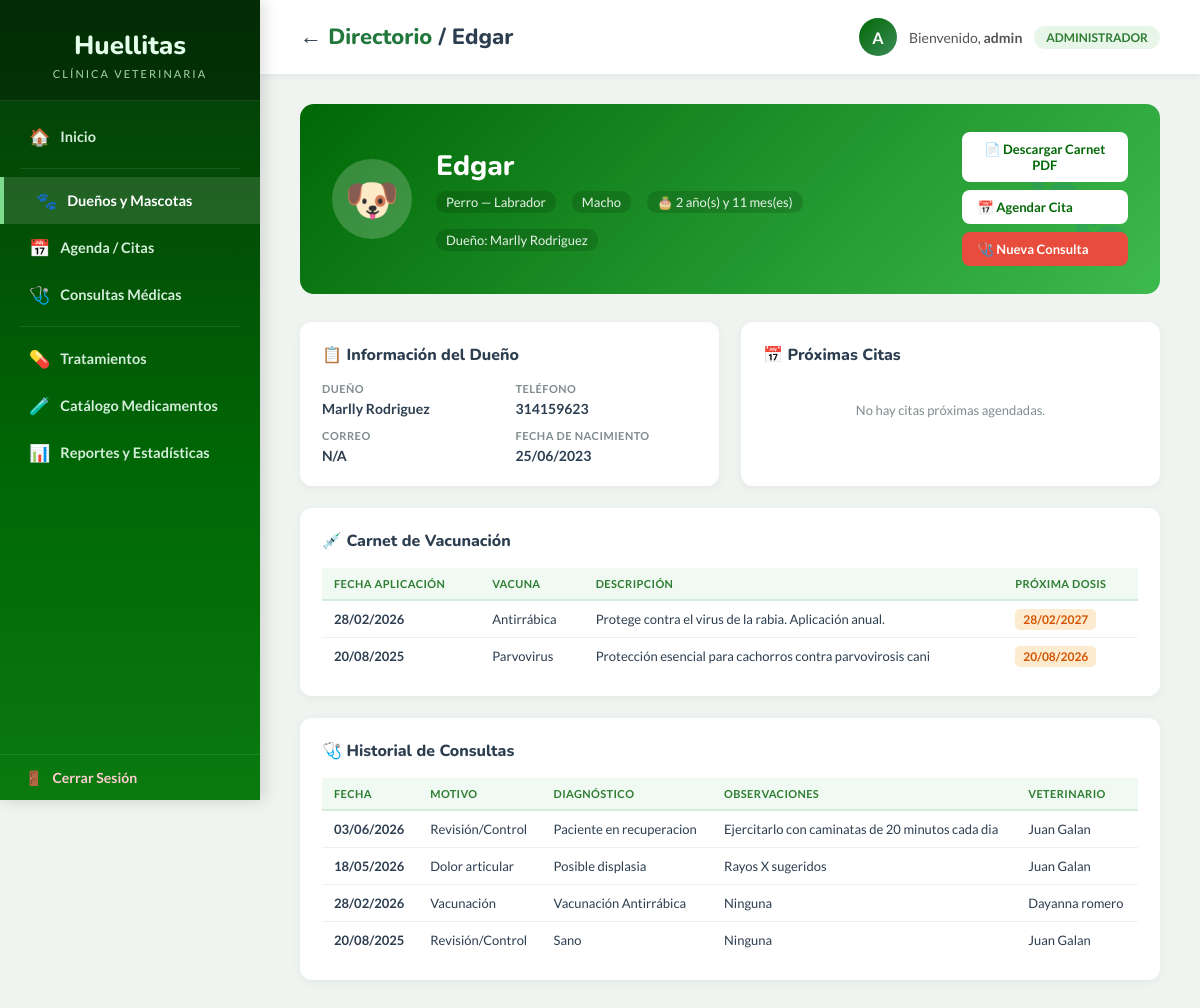
Screenshot of /app/perfil_mascota.php?id=4 (signed in) with the database file from the repository.
### tables this page shows
CREATE TABLE `mascota` (
  `id_mascota` int NOT NULL AUTO_INCREMENT,
  `nombre` varchar(50) NOT NULL,
  `fecha_nacimiento` date DEFAULT NULL,
  `sexo` enum('Macho','Hembra') NOT NULL,
  `id_dueño` int NOT NULL,
  `id_raza` int NOT NULL,
  PRIMARY KEY (`id_mascota`),
  KEY `id_dueño` (`id_dueño`),
  KEY `id_raza` (`id_raza`),
  CONSTRAINT `mascota_ibfk_1` FOREIGN KEY (`id_dueño`) REFERENCES `dueño` (`id_dueño`) ON DELETE CASCADE ON UPDATE CASCADE,
  CONSTRAINT `mascota_ibfk_2` FOREIGN KEY (`id_raza`) REFERENCES `raza` (`id_raza`) ON DELETE RESTRICT ON UPDATE CASCADE
);

CREATE TABLE `especie` (
  `id_especie` int NOT NULL AUTO_INCREMENT,
  `nombre` varchar(50) NOT NULL,
  PRIMARY KEY (`id_especie`),
  UNIQUE KEY `nombre` (`nombre`)
);

CREATE TABLE `raza` (
  `id_raza` int NOT NULL AUTO_INCREMENT,
  `nombre` varchar(50) NOT NULL,
  `id_especie` int NOT NULL,
  PRIMARY KEY (`id_raza`),
  KEY `id_especie` (`id_especie`),
  CONSTRAINT `raza_ibfk_1` FOREIGN KEY (`id_especie`) REFERENCES `especie` (`id_especie`) ON DELETE RESTRICT ON UPDATE CASCADE
);

CREATE TABLE `carnet_vacunacion` (
  `id_carnet` int NOT NULL AUTO_INCREMENT,
  `id_mascota` int NOT NULL,
  `id_vacuna` int NOT NULL,
  `fecha_aplicacion` date NOT NULL,
  `proxima_dosis` datetime DEFAULT NULL,
  PRIMARY KEY (`id_carnet`),
  KEY `id_mascota` (`id_mascota`),
  KEY `id_vacuna` (`id_vacuna`),
  CONSTRAINT `carnet_vacunacion_ibfk_1` FOREIGN KEY (`id_mascota`) REFERENCES `mascota` (`id_mascota`) ON DELETE CASCADE,
  CONSTRAINT `carnet_vacunacion_ibfk_2` FOREIGN KEY (`id_vacuna`) REFERENCES `vacuna` (`id_vacuna`) ON DELETE CASCADE
);

CREATE TABLE `vacuna` (
  `id_vacuna` int NOT NULL AUTO_INCREMENT,
  `nombre` varchar(100) NOT NULL,
  `descripcion` text,
  PRIMARY KEY (`id_vacuna`)
);

CREATE TABLE `consulta` (
  `id_consulta` int NOT NULL AUTO_INCREMENT,
  `fecha` date NOT NULL,
  `motivo` varchar(255) NOT NULL,
  `diagnostico` text NOT NULL,
  `observaciones` text,
  `id_mascota` int NOT NULL,
  `id_veterinario` int NOT NULL,
  PRIMARY KEY (`id_consulta`),
  KEY `id_mascota` (`id_mascota`),
  KEY `id_veterinario` (`id_veterinario`),
  CONSTRAINT `consulta_ibfk_1` FOREIGN KEY (`id_mascota`) REFERENCES `mascota` (`id_mascota`) ON DELETE CASCADE ON UPDATE CASCADE,
  CONSTRAINT `consulta_ibfk_2` FOREIGN KEY (`id_veterinario`) REFERENCES `veterinario` (`id_veterinario`) ON DELETE RESTRICT ON UPDATE CASCADE
);

CREATE TABLE `veterinario` (
  `id_veterinario` int NOT NULL AUTO_INCREMENT,
  `nombre` varchar(100) NOT NULL,
  `telefono` varchar(20) NOT NULL,
  `especialidad` varchar(50) DEFAULT NULL,
  PRIMARY KEY (`id_veterinario`)
);

### app/perfil_mascota.php (the view, shortened to what this page needs)
<?php
require_once 'config/conexion.php';
$id_mascota = (int)$_GET['id'];
$mascota = null;
try {
    $sql = "SELECT m.*, r.nombre AS nombre_raza, e.nombre AS nombre_especie, d.nombre AS nombre_dueño, d.telefono AS tel_dueño, d.email AS email_dueño
            FROM mascota m
            INNER JOIN raza r ON m.id_raza = r.id_raza
            INNER JOIN especie e ON r.id_especie = e.id_especie
            INNER JOIN dueño d ON m.id_dueño = d.id_dueño
            WHERE m.id_mascota = :id";
    $stmt = $conexion->prepare($sql);
    $stmt->execute([':id' => $id_mascota]);
    $mascota = $stmt->fetch(PDO::FETCH_ASSOC);
} catch(PDOException $e) {}
$consultas = [];
try {
    $stmt = $conexion->prepare("SELECT c.*, v.nombre AS nombre_vet FROM consulta c INNER JOIN veterinario v ON c.id_veterinario=v.id_veterinario WHERE c.id_mascota=:id ORDER BY c.fecha DESC");
    $stmt->execute([':id' => $id_mascota]);
    $consultas = $stmt->fetchAll(PDO::FETCH_ASSOC);
} catch(PDOException $e) {}
$citas = [];
try {
    $stmt = $conexion->prepare("SELECT c.*, v.nombre AS nombre_vet FROM cita c INNER JOIN veterinario v ON c.id_veterinario=v.id_veterinario WHERE c.id_mascota=:id AND c.fecha_hora >= NOW() ORDER BY c.fecha_hora ASC LIMIT 5");
    $stmt->execute([':id' => $id_mascota]);
    $citas = $stmt->fetchAll(PDO::FETCH_ASSOC);
} catch(PDOException $e) {}
$vacunas = [];
try {
    $stmt = $conexion->prepare("SELECT cv.*, v.nombre AS nombre_vacuna, v.descripcion FROM carnet_vacunacion cv INNER JOIN vacuna v ON cv.id_vacuna=v.id_vacuna WHERE cv.id_mascota=:id ORDER BY cv.fecha_aplicacion DESC");
    $stmt->execute([':id' => $id_mascota]);
    $vacunas = $stmt->fetchAll(PDO::FETCH_ASSOC);
} catch(PDOException $e) {}
$nombre_usuario = $_SESSION['usuario'];
$rol_usuario    = $_SESSION['rol'];
$edad = "";
if (!empty($mascota['fecha_nacimiento'])) {
    $diff = (new DateTime())->diff(new DateTime($mascota['fecha_nacimiento']));
    $edad = $diff->y > 0 ? $diff->y . ' año(s) y ' . $diff->m . ' mes(es)' : $diff->m . ' mes(es)';
}
?>
<!DOCTYPE html>
<html lang="es">
<head>
</head>
<body>
<div class="sidebar">
    <div class="sidebar-header">
        <h3>Huellitas</h3>
        <p>Clínica Veterinaria</p>
    </div>
    <ul class="sidebar-menu">
        <li><a href="dashboard.php"><span class="icon">🏠</span> Inicio</a></li>
        <div class="sidebar-divider"></div>
        <li><a href="dueños.php" class="active"><span class="icon">🐾</span> Dueños y Mascotas</a></li>
        <li><a href="citas.php"><span class="icon">📅</span> Agenda / Citas</a></li>
        <li><a href="consultas.php"><span class="icon">🩺</span> Consultas Médicas</a></li>
        <div class="sidebar-divider"></div>
        <li><a href="tratamientos.php"><span class="icon">💊</span> Tratamientos</a></li>
        <li><a href="medicamentos.php"><span class="icon">🧪</span> Catálogo Medicamentos</a></li>
        <li><a href="reportes.php"><span class="icon">📊</span> Reportes y Estadísticas</a></li>
    </ul>
    <div class="btn-logout"><a href="logout.php"><span class="icon">🚪</span> Cerrar Sesión</a></div>
</div>
<div class="main-content">
    <div class="top-header">
        <h2>← <a href="dueños.php" style="color:#22773c;text-decoration:none;">Directorio</a> / <?= htmlspecialchars($mascota['nombre']) ?></h2>
        <div class="user-greeting">
            <div class="user-avatar"><?= strtoupper(substr($nombre_usuario,0,1)) ?></div>
            <div>Bienvenido, <strong><?= htmlspecialchars($nombre_usuario) ?></strong></div>
            <span class="badge-rol"><?= htmlspecialchars($rol_usuario) ?></span>
        </div>
    </div>
    <div class="page-body">
        <div class="perfil-hero">
            <div class="avatar-mascota">
                <?= $mascota['nombre_especie'] === 'Gato' ? '🐱' : ($mascota['nombre_especie'] === 'Perro' ? '🐶' : '🐾') ?>
            </div>
            <div class="perfil-info">
                <h1><?= htmlspecialchars($mascota['nombre']) ?></h1>
                <div class="meta">
                    <span><?= htmlspecialchars($mascota['nombre_especie']) ?> — <?= htmlspecialchars($mascota['nombre_raza']) ?></span>
                    <span><?= htmlspecialchars($mascota['sexo']) ?></span>
                    <?php if($edad): ?><span>🎂 <?= $edad ?></span><?php endif; ?>
                    <span>Dueño: <?= htmlspecialchars($mascota['nombre_dueño']) ?></span>
                </div>
            </div>
            <div class="actions">
                <button onclick="window.print()" class="btn btn-white">📄 Descargar Carnet PDF</button>
                <a href="nueva_cita.php" class="btn btn-white">📅 Agendar Cita</a>
                <a href="nueva_consulta.php" class="btn btn-red">🩺 Nueva Consulta</a>
            </div>
        </div>
        <div class="sections-grid">
            <div class="section-card">
                <h4>📋 Información del Dueño</h4>
                <div class="info-grid">
                    <div class="info-item">
                        <label>Dueño</label>
                        <span><?= htmlspecialchars($mascota['nombre_dueño']) ?></span>
                    </div>
                    <div class="info-item">
                        <label>Teléfono</label>
                        <span><?= htmlspecialchars($mascota['tel_dueño']) ?></span>
                    </div>
                    <div class="info-item">
                        <label>Correo</label>
                        <span><?= htmlspecialchars($mascota['email_dueño'] ?: 'N/A') ?></span>
                    </div>
                    <div class="info-item">
                        <label>Fecha de Nacimiento</label>
                        <span><?= !empty($mascota['fecha_nacimiento']) ? date('d/m/Y', strtotime($mascota['fecha_nacimiento'])) : 'No registrada' ?></span>
                    </div>
                </div>
            </div>
            <div class="section-card">
                <h4>📅 Próximas Citas</h4>
                <?php if(count($citas) > 0): ?>
                <table class="mini-table">
                    <thead><tr><th>Fecha</th><th>Motivo</th><th>Veterinario</th><th>Estado</th></tr></thead>
                    <tbody>
                    <?php foreach($citas as $cita): ?>
                        <tr>
                            <td><strong><?= date('d/m/Y H:i', strtotime($cita['fecha_hora'])) ?></strong></td>
                            <td><?= htmlspecialchars(substr($cita['motivo_previo'],0,30)) ?>…</td>
                            <td><?= htmlspecialchars($cita['nombre_vet']) ?></td>
                            <td><span class="badge badge-<?= $cita['estado'] ?>"><?= $cita['estado'] ?></span></td>
                        </tr>
                    <?php endforeach; ?>
                    </tbody>
                </table>
                <?php else: ?>
                    <p class="empty-msg">No hay citas próximas agendadas.</p>
                <?php endif; ?>
            </div>
            <div class="section-card full">
                <h4>💉 Carnet de Vacunación</h4>
                <?php if(count($vacunas) > 0): ?>
                <table class="mini-table">
                    <thead><tr><th>Fecha Aplicación</th><th>Vacuna</th><th>Descripción</th><th>Próxima Dosis</th></tr></thead>
                    <tbody>
                    <?php foreach($vacunas as $v): ?>
                        <tr>
                            <td><strong><?= date('d/m/Y', strtotime($v['fecha_aplicacion'])) ?></strong></td>
                            <td><?= htmlspecialchars($v['nombre_vacuna']) ?></td>
                            <td><?= htmlspecialchars(substr($v['descripcion'] ?? '',0,60)) ?></td>
                            <td>
                                <?php if(!empty($v['proxima_dosis'])): ?>
                                    <span class="fecha-prox"><?= date('d/m/Y', strtotime($v['proxima_dosis'])) ?></span>
                                <?php else: ?>
                                    <span style="color:#95a5a6;font-size:12px;">Única dosis</span>
                                <?php endif; ?>
                            </td>
                        </tr>
                    <?php endforeach; ?>
                    </tbody>
                </table>
                <?php else: ?>
                    <p class="empty-msg">No hay vacunas registradas para esta mascota.</p>
                <?php endif; ?>
            </div>
            <div class="section-card full">
                <h4>🩺 Historial de Consultas</h4>
                <?php if(count($consultas) > 0): ?>
                <table class="mini-table">
                    <thead><tr><th>Fecha</th><th>Motivo</th><th>Diagnóstico</th><th>Observaciones</th><th>Veterinario</th></tr></thead>
                    <tbody>
                    <?php foreach($consultas as $con): ?>
                        <tr>
                            <td><strong><?= date('d/m/Y', strtotime($con['fecha'])) ?></strong></td>
                            <td><?= htmlspecialchars($con['motivo']) ?></td>
                            <td><?= htmlspecialchars($con['diagnostico']) ?></td>
                            <td><?= htmlspecialchars($con['observaciones'] ?: '—') ?></td>
                            <td><?= htmlspecialchars($con['nombre_vet']) ?></td>
                        </tr>
                    <?php endforeach; ?>
                    </tbody>
                </table>
                <?php else: ?>
                    <p class="empty-msg">No hay consultas registradas para esta mascota.</p>
                <?php endif; ?>
            </div>
        </div>
    </div>
</div>
</body>
</html>

### rows the page displays
mascota: nombre "Edgar", especie.nombre "Perro", id_raza.nombre "Labrador", sexo "Macho", fecha_nacimiento "2 año(s) y 11 mes(es)", id_dueño.nombre "Marlly Rodriguez", id_dueño.telefono "314159623", id_dueño.email "N/A", fecha_nacimiento "25/06/2023"
carnet_vacunacion: fecha_aplicacion "28/02/2026", id_vacuna.nombre "Antirrábica", id_vacuna.descripcion "Protege contra el virus de la rabia. Aplicación anual.", proxima_dosis "28/02/2027"
carnet_vacunacion: fecha_aplicacion "20/08/2025", id_vacuna.nombre "Parvovirus", id_vacuna.descripcion "Protección esencial para cachorros contra parvovirosis cani", proxima_dosis "20/08/2026"
consulta: fecha "03/06/2026", motivo "Revisión/Control", diagnostico "Paciente en recuperacion", observaciones "Ejercitarlo con caminatas de 20 minutos cada dia", id_veterinario.nombre "Juan Galan"
consulta: fecha "18/05/2026", motivo "Dolor articular", diagnostico "Posible displasia", observaciones "Rayos X sugeridos", id_veterinario.nombre "Juan Galan"
consulta: fecha "28/02/2026", motivo "Vacunación", diagnostico "Vacunación Antirrábica", observaciones "Ninguna", id_veterinario.nombre "Dayanna romero"
consulta: fecha "20/08/2025", motivo "Revisión/Control", diagnostico "Sano", observaciones "Ninguna", id_veterinario.nombre "Juan Galan"

### other values shown
substr($nombre_usuario,0,1) "A"
$nombre_usuario "admin"
$rol_usuario "ADMINISTRADOR"
